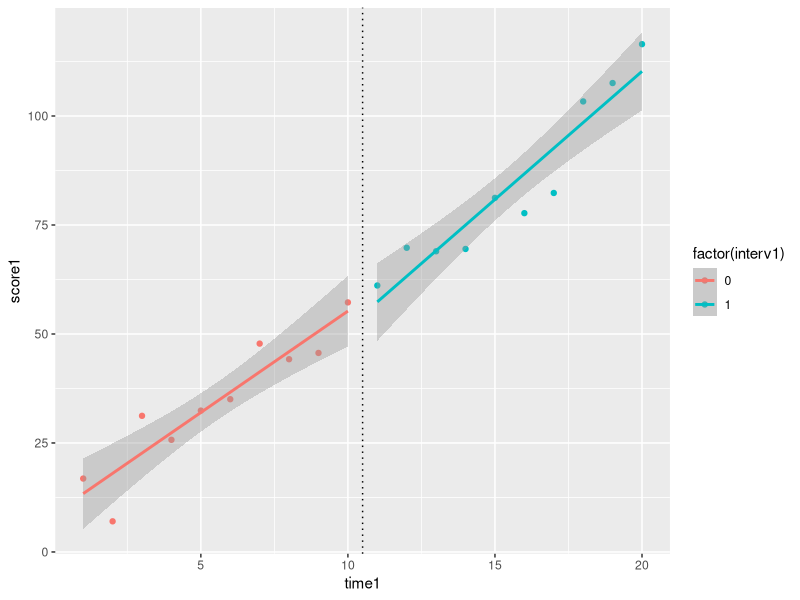
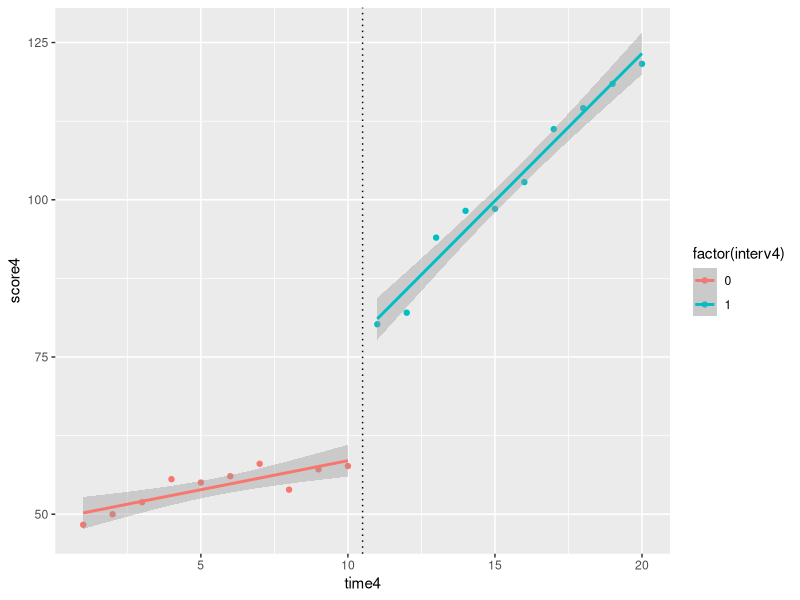

Recreate these plots in R, in order.
## ---- chunk 1
#| error: false
library(ggplot2)
threshold = 10.5

group1<-data.frame(time1=1:20,score1=(c(10,15,20,25,30,35,40,45,50,55,60,65,70,75,80,85,90,95,100,105)),
                   interv1=(factor(rep(0:1,each=10))))
group1$score1<-jitter(group1$score1,factor=12)

ggplot(group1, aes(time1, score1, color = factor(interv1))) +
  geom_point() + stat_smooth(method = "lm") +
  geom_vline(xintercept=c(threshold), linetype=3)
## ---- chunk 2
#| error: false
group4<-data.frame(time4=1:20,score4=c(50:59,80,85,90,95,100,105,110,115,120,125), interv4=(factor(rep(0:1,each=10))))
group4$score4<-jitter(group4$score4,factor=20)
ggplot(group4, aes(time4, score4, color = factor(interv4))) +
  geom_point() + stat_smooth(method = "lm") +
  geom_vline(xintercept=c(threshold), linetype=3)
